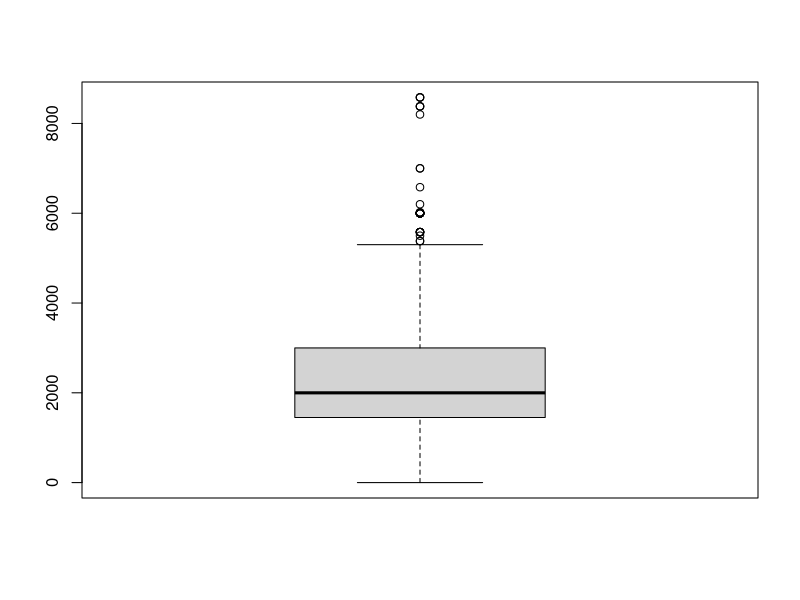
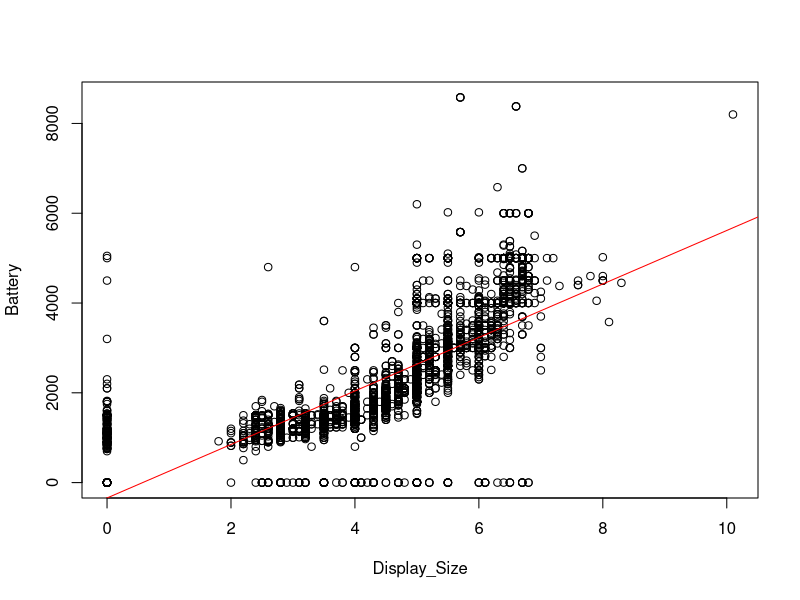
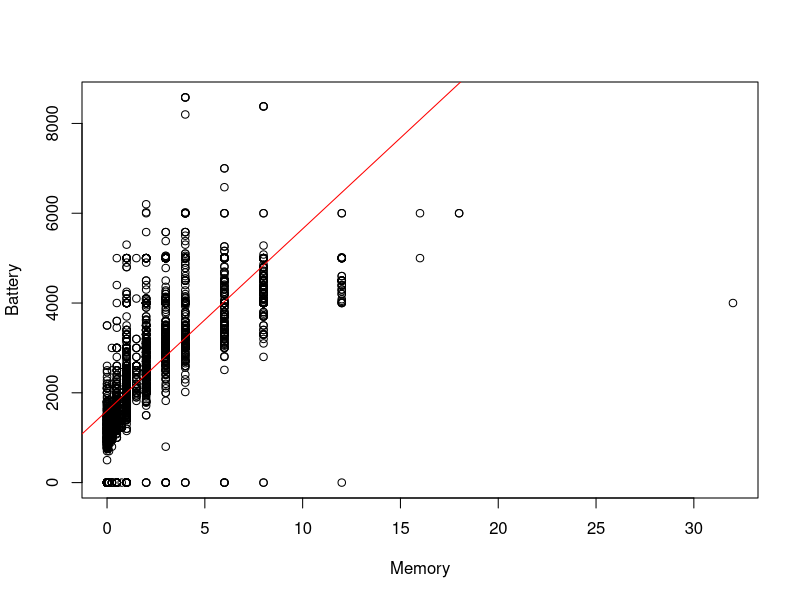
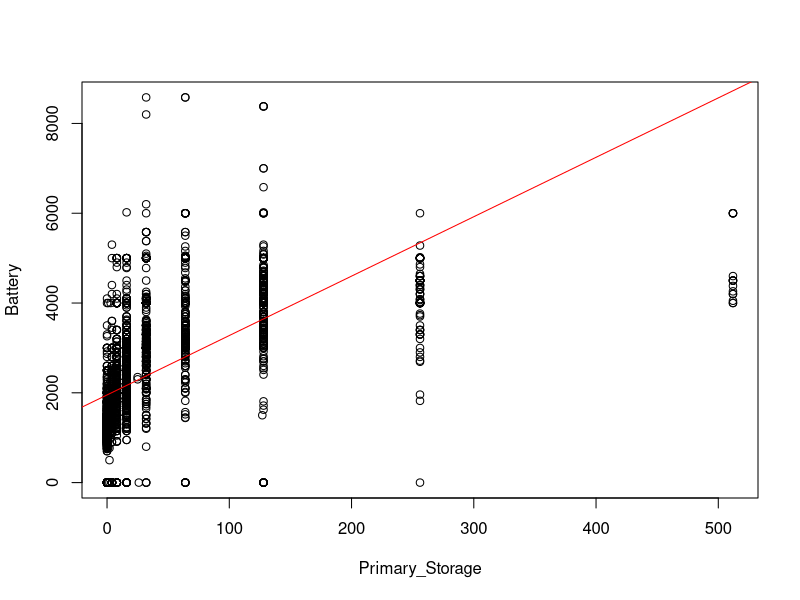

R code for these plots, in order:
## ---- chunk 1
battery<-read.csv("./Data/Smartphone_Evolution.csv", encoding = "utf-8", header = TRUE)
head(battery)
## ---- chunk 2
# Release_Date, Display_Refresh_Rate Column 제거
battery<-battery[,-c(4,12)]
## ---- chunk 3
library(dplyr)

# NA값 0으로 replace
battery[is.na(battery)]<-0

samp<-sample(1:nrow(battery), nrow(battery)*0.7)
battery.train<-battery[samp,]
battery.test<-battery[-samp,]
battery.train
head(battery)

library(randomForest)


rf<-randomForest(Battery~.,data = battery.train,ntree=100)
print(rf)

x<-subset(battery.test, select=-Battery)
y<-battery.test$Battery

pred<-predict(rf,x)

mean(pred==y)
table(pred,y)
## ---- chunk 4
str(battery)
boxplot(battery$Battery)

# Display_Size, Battery 회귀
bat<-lm(Battery~Display_Size, battery)
bat
## ---- chunk 5
plot(Battery~Display_Size, battery)
abline(bat, col="red")
## ---- chunk 6
plot(Battery~Memory, battery)
abline(lm(Battery~Memory, battery), col="red")
## ---- chunk 7
plot(Battery~Primary_Storage, battery)
abline(lm(Battery~Primary_Storage, battery), col="red")
## ---- chunk 8
battery$Brand<-as.factor(battery$Brand)
battery$Display_Resolution<-as.factor(battery$Display_Resolution)
nrow(battery)

head(battery)
unique(battery$Display_Resolution)
unique(battery$Battery)

model<-lm(Battery~Display_Size+Primary_Storage+Memory+Primary_Camera+Display_Resolution,battery)

summary(model)
